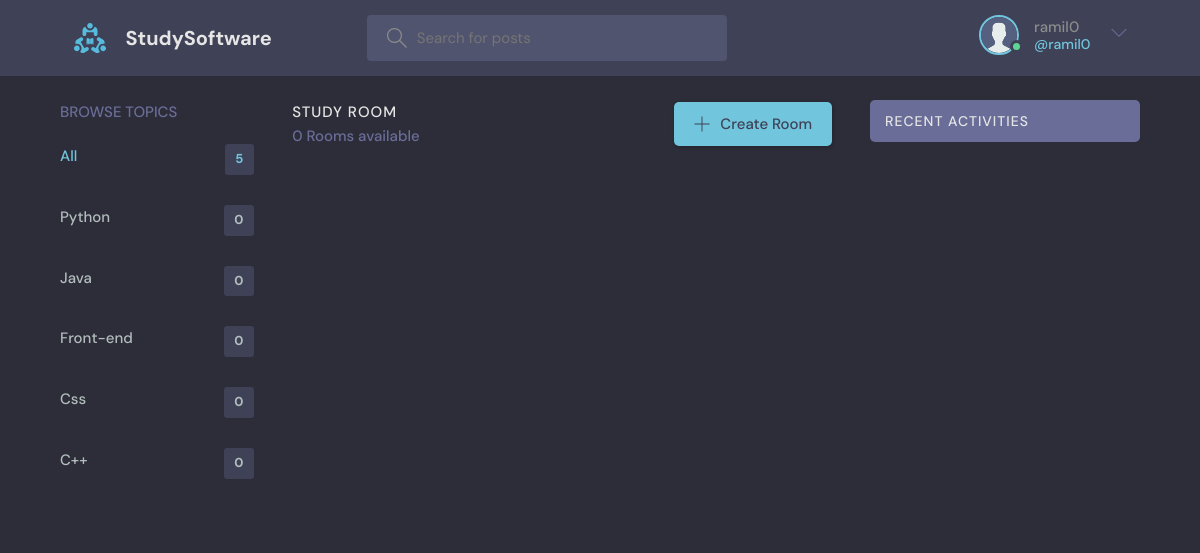
The app's page / (signed in) with its own data.
### base/models.py (models this page shows, shortened)
class Topic(models.Model):
    name = models.CharField(max_length=200)

### base/views.py (the view)
# urls.py: path('', views.home, name="home"),
def home(request):
    q = request.GET.get('q') if request.GET.get('q') != None else ''
    rooms = Room.objects.filter(
        Q(topic__name__icontains=q) |
        Q(name__icontains=q) |
        Q(description__icontains=q)
    )
    topics = Topic.objects.all()[0:5]
    room_count = rooms.count()
    room_messages = Message.objects.filter(Q(room__topic__name__icontains=q))
    context = {'rooms': rooms,'topics':topics, 'room_count':room_count, 'room_messages':room_messages}
    return render(request, 'base/home.html', context)

### base/templates/base/home.html (shortened to what this page needs)
 {% extends 'main.html' %}
 {% block content %}
    <main class="layout layout--3">
      <div class="container">
        {% include 'base/topics_component.html' %}
        <div class="roomList">
          <div class="roomList__header">
            <div>
              <h2>Study Room</h2>
              <p>{{room_count}} Rooms available</p>
            </div>
            <a class="btn btn--main" href="{% url 'create-room' %}">
              <svg version="1.1" xmlns="http://www.w3.org/2000/svg" width="32" height="32" viewBox="0 0 32 32">
                <title>add</title>
                <path
                  d="M16.943 0.943h-1.885v14.115h-14.115v1.885h14.115v14.115h1.885v-14.115h14.115v-1.885h-14.115v-14.115z"
                ></path>
              </svg>
              Create Room
            </a>
          </div>
        </div>
        {% include 'base/activity_component.html' %}
      </div>
    </main>
{% endblock content %}

### templates/navbar.html (shortened to what this page needs)
{% load static %}
<header class="header header--loggedIn">
    <div class="container">
        <a href="{% url 'home' %}" class="header__logo">
            <img src="{% static 'images/logo.svg' %}" />
            <h1>StudySoftware</h1>
        </a>
        <form class="header__search" method="GET" action="{% url 'home' %}">
            <label>
                <input name="q" placeholder="Search for posts" />
            </label>
        </form>
        <nav class="header__menu">
            {% if request.user.is_authenticated %}
            <div class="header__user">
                <a href="{%url 'user-profile' user.id %}">
                    <div class="avatar avatar--medium active">
                        <img src="{% static 'images/avatar.svg' %}"/>
                    </div>
                    <p>{{request.user}} <span>@{{request.user.username}}</span></p>
                </a>
                <button class="dropdown-button">
                    <svg version="1.1" xmlns="http://www.w3.org/2000/svg" width="32" height="32" viewBox="0 0 32 32">
                        <title>chevron-down</title>
                        <path d="M16 21l-13-13h-3l16 16 16-16h-3l-13 13z"></path>
                    </svg>
                </button>
            </div>
            {% else %}
            <a href="{% url 'login' %}">
                <img src="{% static 'images/avatar.svg' %}" />
                <p>Login</p>
            </a>
            {% endif %}
        </nav>
    </div>
</header>

### base/templates/base/topics_component.html
<div class="topics">
    <div class="topics__header">
      <h2>Browse Topics</h2>
    </div>
    <ul class="topics__list">
      <li>
        <a href="{% url 'home'%}" class="active">All <span>{{topics.count}}</span></a>
      </li>
      {% for topic in topics %}
      <li>
        <a href="{% url 'home' %}?q={{topic.name}}" >{{topic.name}} <span>{{topic.room_set.all.count}}</span></a>
      </li>
      {% endfor %}
    </ul>
    <a class="btn btn--link" href="topics.html">
      <svg version="1.1" xmlns="http://www.w3.org/2000/svg" width="32" height="32" viewBox="0 0 32 32">
      </svg>
    </a>
  </div>

### records on screen
Topic: name "Python", room_set.all.count "0"
Topic: name "Java", room_set.all.count "0"
Topic: name "Front-end", room_set.all.count "0"
Topic: name "Css", room_set.all.count "0"
Topic: name "C++", room_set.all.count "0"

### other values on screen
{{ request.user }} "ramil0"
{{ request.user.username }} "ramil0"
{{ topics.count }} "5"
{{ room_count }} "0"
